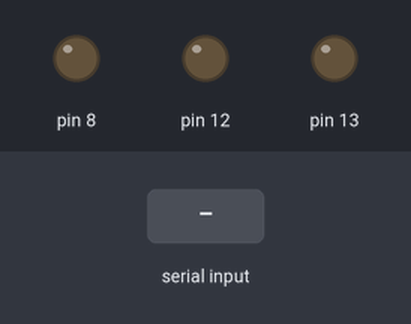
Recording of a sketch running on a simulated Arduino Uno, built with avr-gcc and run on an emulated ATmega328P. On the bench: output pins drawn as LEDs (lit = HIGH). Inputs (shaded band) come from the test bench.

Above: at 1.2 s.
1.3 s: "1" received over Serial
At 2.2 s:
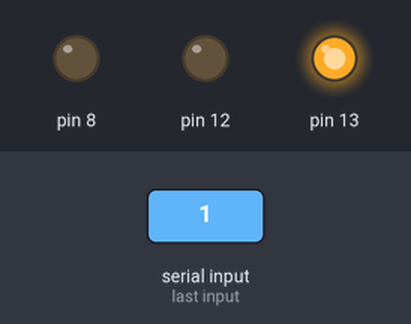
2.8 s: "2" received over Serial
At 3.3 s:
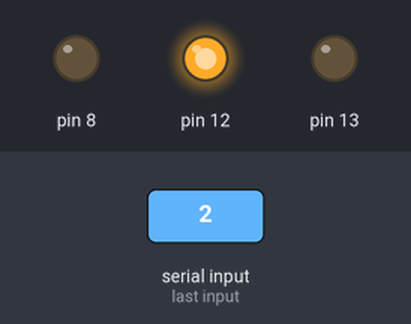
4.3 s: "3" received over Serial
At 5.5 s:
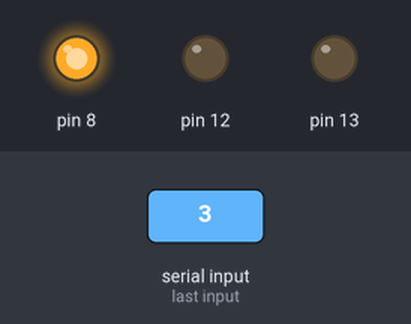
5.8 s: "4" received over Serial
At 6.8 s:
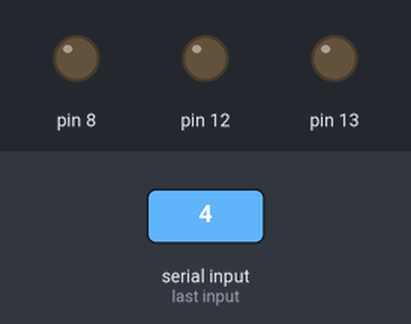
Timing chart, 0 to 8.3 s (numbered marks = the images above; inputs shaded):
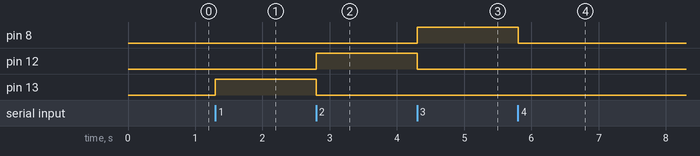

Measured:
- after the input at 1.3 s, pin 13: LOW → HIGH at once
- after the input at 2.8 s, pin 12: LOW → HIGH at once; pin 13: HIGH → LOW at once
- after the input at 4.3 s, pin 8: LOW → HIGH at once; pin 12: HIGH → LOW at once
- after the input at 5.8 s, pin 8: HIGH → LOW at once

The sketch:

test.ino
```cpp
int data;
void setup()
{
    Serial.begin(9600);
    pinMode(13, OUTPUT);
    pinMode(12, OUTPUT);
    pinMode(8, OUTPUT);
    digitalWrite(13, LOW); /** LEFT **/
    digitalWrite(12, LOW); /** CENTER **/
    digitalWrite(8, LOW); /** RIGHT **/

}

void loop()
{
    while (Serial.available())
    {
        data = Serial.read();
    }

    if (data == '1'){ /** LEFT **/
        digitalWrite(13, HIGH);
        digitalWrite(8, LOW);
        digitalWrite(12, LOW);
    }
    else if (data == '2'){ /** CENTER **/
        digitalWrite(13, LOW);
        digitalWrite(8, LOW);
        digitalWrite(12, HIGH);
    }
    else if (data == '3'){ /** RIGHT **/
        digitalWrite(13, LOW);
        digitalWrite(8, HIGH);
        digitalWrite(12, LOW);
    }
    else if (data=='4'){
        digitalWrite(13, LOW);
        digitalWrite(8, LOW);
        digitalWrite(12, LOW);
    }

}
```
